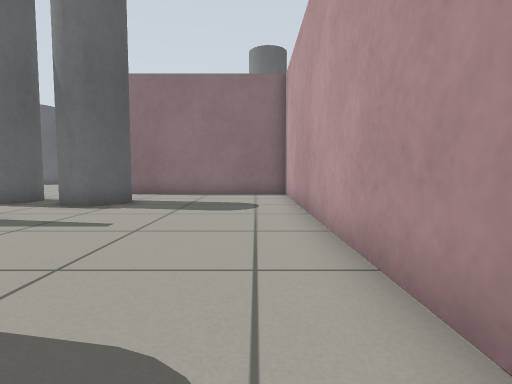
View 1 (above)

24 first-person views from a walk through a Gazebo world. The camera is 0.5 m above the floor, tilts 4° down and sees 80° across. The floor is counted in squares, 0.5 m on a side. Each view is taken from the middle of a square. On the plan, view 1 faces up. The plan holds only what a view shows up to about 12 squares ahead; the rest is blank. The place goes on beyond the plan.

View 2
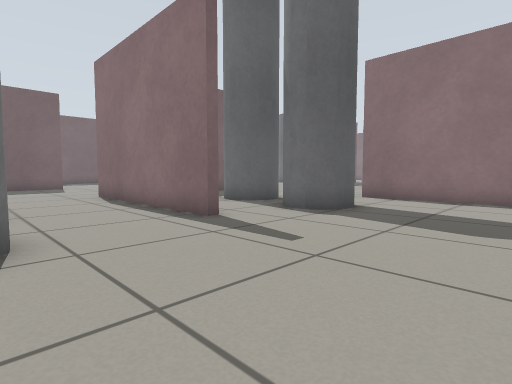

View 3
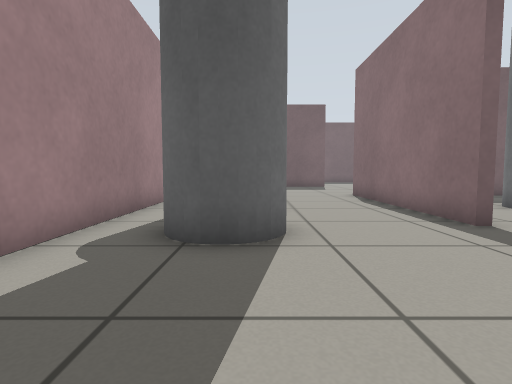

View 4
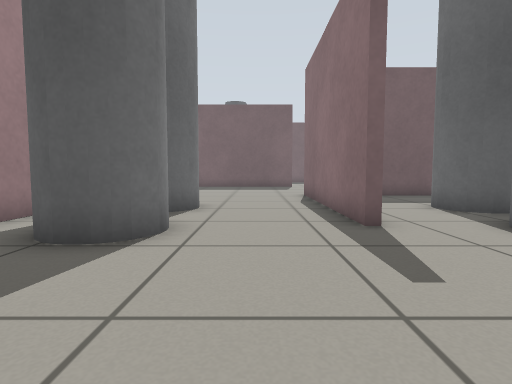

View 5
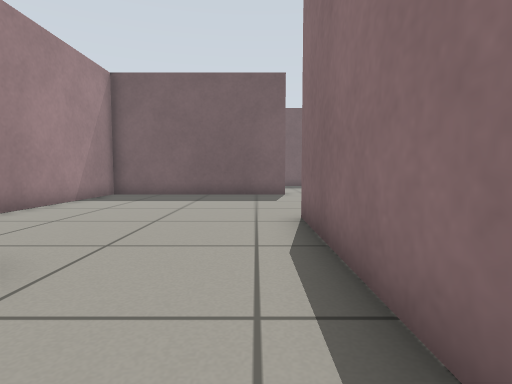

View 6
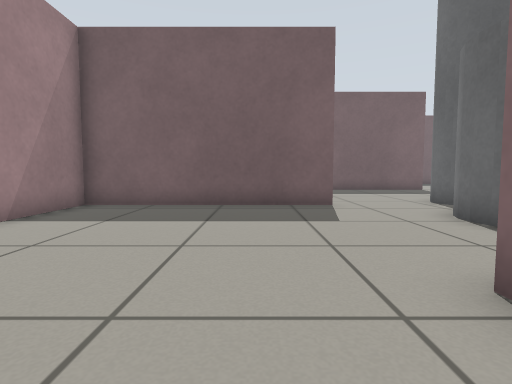

View 7
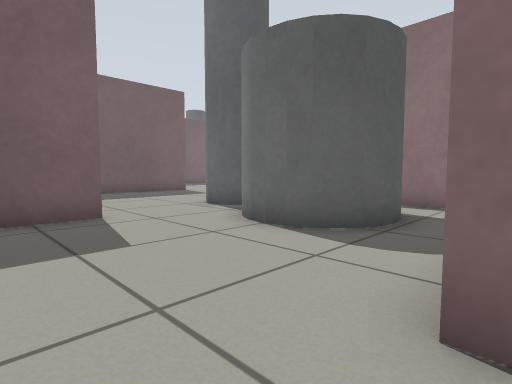

View 8
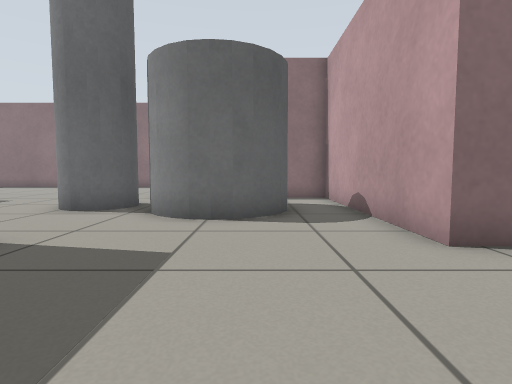

View 9
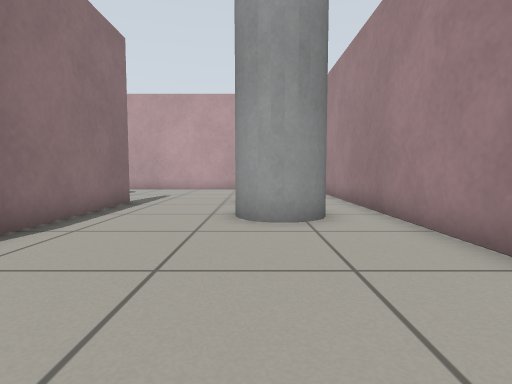

View 10
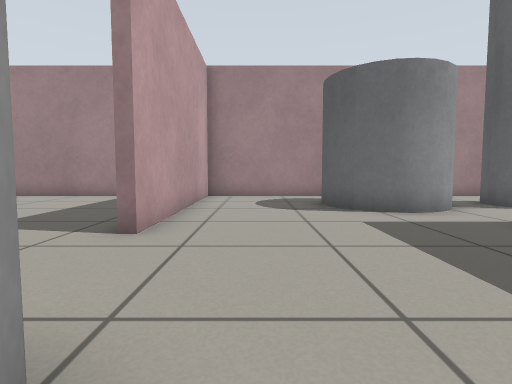

View 11
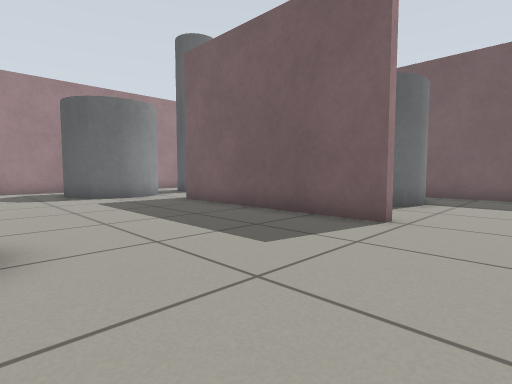

View 12
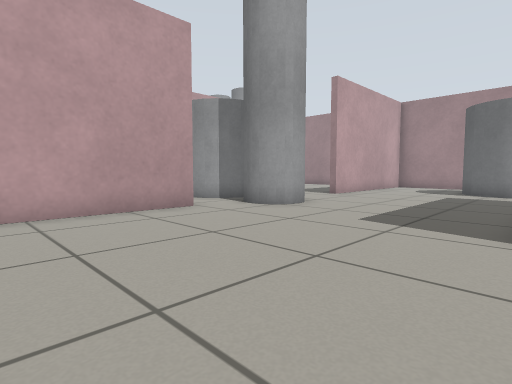

View 13
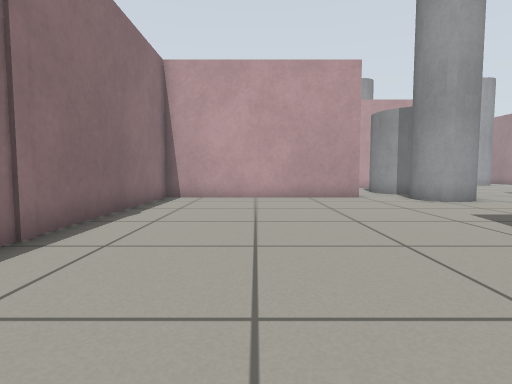

View 14
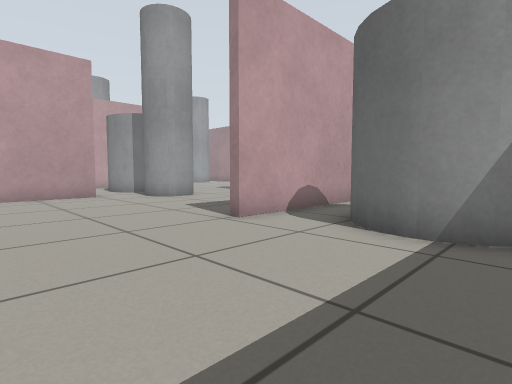

View 15
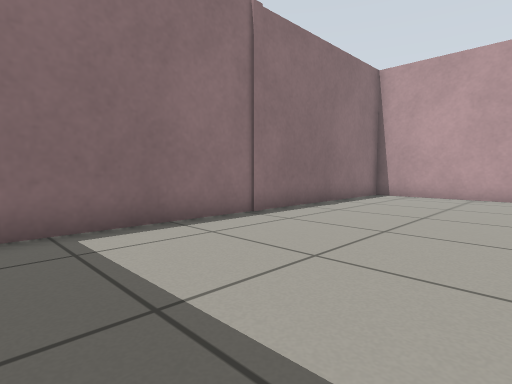

View 16
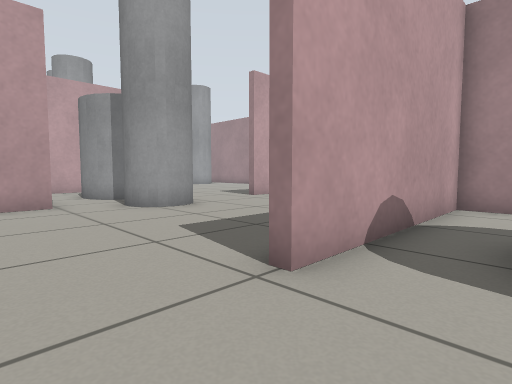

View 17
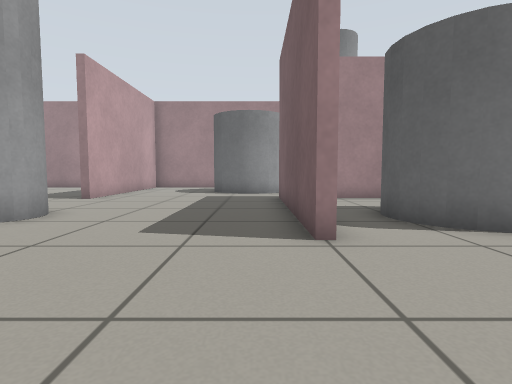

View 18
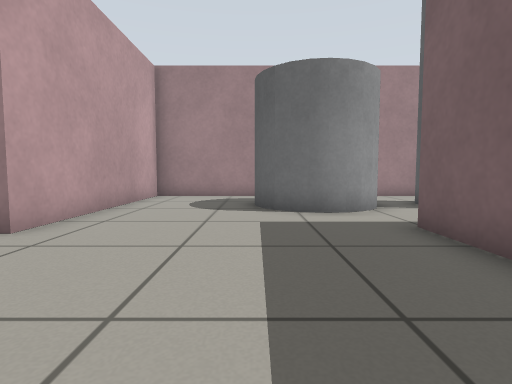

View 19
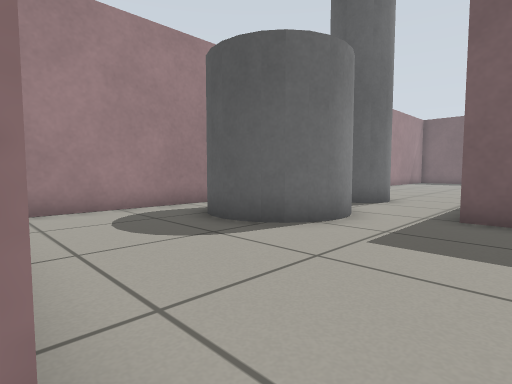

View 20
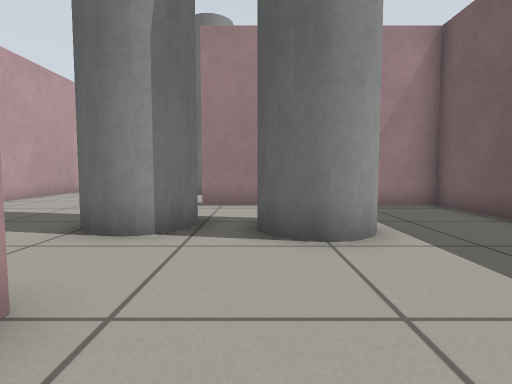

View 21
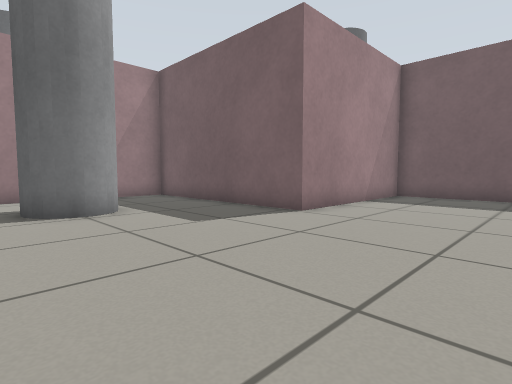

View 22
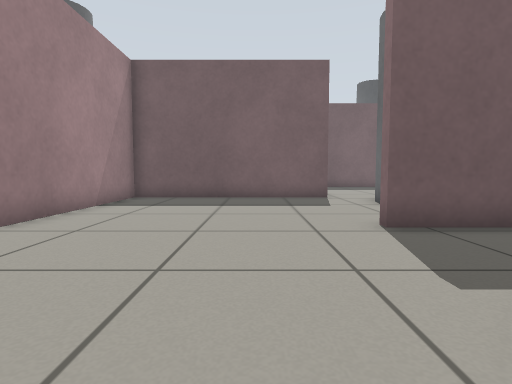

View 23
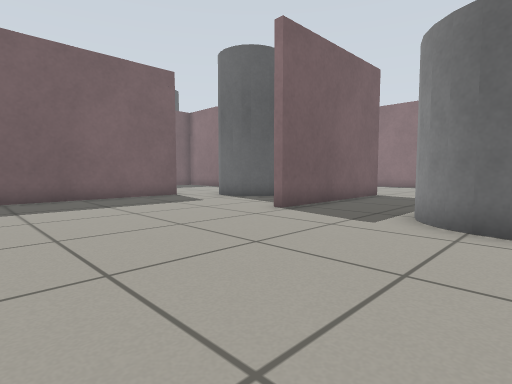

View 24
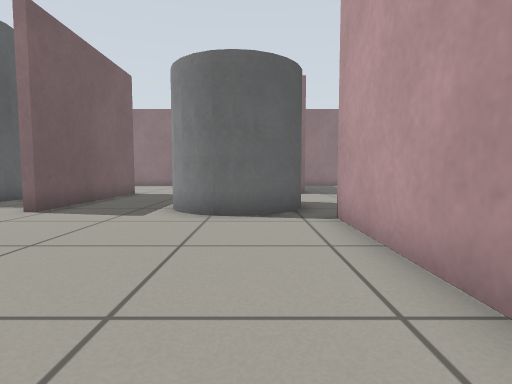

### Floor plan
Key: @ floor where view 1 was taken; # wall or solid block; . floor; C grey cylinder.
Columns run from 31 left of view 1 to 1 right of it. Each row starts with its distance up from view 1.
 26                    #.
 25                    #.     ..
 24                 C  #..    ..
 23                 C  #..    ..
 22             ..CC.. #..    .
 21             #.....##..C  C.
 20 ##############........CCCC.
 19 ............##............#
 18 ............##............#
 17 ............##............#
 16 ............##............#
 15 ............##............#
 14 ............##............#
 13 ............########......#####
 12 CCCC.#.........C...#............#
 11    C.#.....CCCCC  .#...C........#
 10    C.#.....CCCC  C.#..CCCCCC....#
  9     .#........C CC.#..CCCCCC....#
  8   ...#........CCC..#......C.....#
  7   ...#.............#............#
  6  #####......#......#######......#
  5 ............#...................#
  4 ......CC....#...................#
  3 ..CC.C CC...#...................#
  2    C.   C...#.........CCC CC....#
  1    C.   C...#.........CC  CC....
  0   ..    ....#..........C...... @
 -1  ###  #######################

Where each view was taken, in squares from view 1:
view 1: 0 up, 0 right, facing up
view 2: 2 up, 0 right, facing up-left
view 3: 2 up, 0 right, facing left
view 4: 4 up, 0 right, facing left
view 5: 5 up, 6 left, facing left
view 6: 4 up, 10 left, facing left
view 7: 4 up, 12 left, facing up-left
view 8: 2 up, 15 left, facing up
view 9: 2 up, 15 left, facing right
view 10: 11 up, 21 left, facing down
view 11: 15 up, 20 left, facing down-left
view 12: 18 up, 26 left, facing down-right
view 13: 17 up, 30 left, facing right
view 14: 17 up, 31 left, facing down-right
view 15: 15 up, 31 left, facing up-right
view 16: 15 up, 28 left, facing down-right
view 17: 17 up, 25 left, facing down
view 18: 11 up, 23 left, facing down
view 19: 7 up, 19 left, facing down-left
view 20: 15 up, 7 left, facing down
view 21: 18 up, 6 left, facing down-left
view 22: 18 up, 7 left, facing left
view 23: 14 up, 7 left, facing up-left
view 24: 13 up, 7 left, facing up
